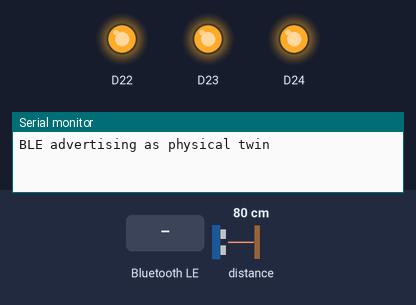
Simulated run of this program. Board: Arduino Nano 33 BLE. On the bench: output pins drawn as LEDs (lit = HIGH), the last lines printed to the serial monitor. Inputs (shaded band) come from the test bench; at power-on: distance to the obstacle 80 cm. Nothing arrives over Bluetooth unless stated; a phone connects over Bluetooth LE 3 s after start.

Above: at 1.2 s.
1.3 s: Bluetooth LE write "flash" received
At 3.15 s:
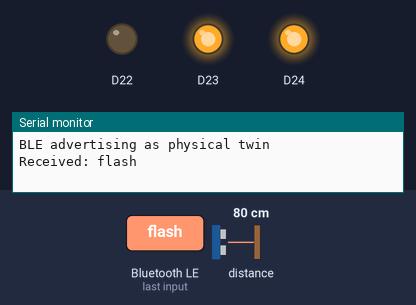
4.3 s: Bluetooth LE write "1" received
Timing chart, 0 to 7.3 s (numbered marks = the images above; inputs shaded):
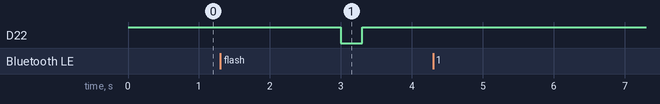

Measured:
- after the input at 1.3 s, D22: HIGH → LOW after 1.7 s, → HIGH 0.30 s later

The program:

main.cpp
```cpp
#include <Arduino.h>
#include <ArduinoBLE.h>
#include <Arduino_APDS9960.h>

#include "led_controller.h"

BLEService twinService("19B10000-E8F2-537E-4F6C-D104768A1214");

// 1. Proximity is a single byte (0-255)
BLEUnsignedCharCharacteristic proximityChar("19B10001-E8F2-537E-4F6C-D104768A1214",
  BLERead | BLENotify);

// 2. Instructions are strings (Make sure to allocate max length buffer, e.g., 20 bytes)
BLEStringCharacteristic instructionChar("19B10002-E8F2-537E-4F6C-D104768A1214",
  BLEWrite, 20);

unsigned long lastSample = 0;

void setup() {
  beginLED();
  setoff();

  Serial.begin(9600);

  /* This while loop is necessary to ensure the Serial connection is established before we proceed with BLE setup.
     On some boards, especially those with native USB, the Serial connection may not be ready immediately after begin() is called.
     By waiting for Serial to be available, we can ensure that our debug prints will actually show up in the console.
  */

  //while (!Serial) {
  //  delay(10);
  //}

  if (!APDS.begin() || !BLE.begin()) {
    while (1);
  }

  // --- ADD THESE ACCELERATOR PLUGINS TO BOOST SCAN DEPTH ---
  // boost_mode: a number, between 0 and 3, that specify the desired power increase.
  // 0 sets boost to 100% (this is the default power value), 1 sets boost to 150%,
  // 2 sets boost to 200% and 3 sets boost to 300%.
  APDS.setLEDBoost(0);

  BLE.setLocalName("PhysicalTwin");
  BLE.setAdvertisedService(twinService);

  twinService.addCharacteristic(proximityChar);
  twinService.addCharacteristic(instructionChar); // Add your new string characteristic
  BLE.addService(twinService);

  BLE.advertise();
  Serial.println("BLE advertising as physical twin");
}

void loop() {
  BLE.poll();

  // Check if laptop sent an instruction string
  if (instructionChar.written()) {
    String command = instructionChar.value();
    command.trim();
    Serial.print("Received: ");
    Serial.println(command);

    if (command == "flash") {
      // Create a quick visible blink
      setred();  // Turn ON
      delay(300);                      // Brief blocking delay is okay for a simple indicator
      setoff(); // Turn OFF
    }
  }

  // Push distance samples up every 100ms
  if (millis() - lastSample > 100) {
    lastSample = millis();
    if (APDS.proximityAvailable()) {
      int prox = APDS.readProximity();
      proximityChar.writeValue(prox);
    }
  }
}
```

led_controller.h
```cpp
void beginLED();
void emitColor(int color);
void setred();
void setyellow();
void setgreen();
void setoff();
```

led_controller.cpp
```cpp
#include <Arduino.h>
#include "led_controller.h"

void setred() {
  digitalWrite(LEDR, LOW);
  digitalWrite(LEDG, HIGH);
  digitalWrite(LEDB, HIGH);
}

void setyellow() {
  digitalWrite(LEDR, LOW);
  digitalWrite(LEDG, LOW);
  digitalWrite(LEDB, HIGH);
}

void setgreen() {
  digitalWrite(LEDR, HIGH);
  digitalWrite(LEDG, LOW);
  digitalWrite(LEDB, HIGH);
}

void setoff() {
  digitalWrite(LEDR, HIGH);
  digitalWrite(LEDG, HIGH);
  digitalWrite(LEDB, HIGH);
}

void beginLED() {
  pinMode(LEDR, OUTPUT);
  pinMode(LEDG, OUTPUT);
  pinMode(LEDB, OUTPUT);
}

void emitColor(int color) {
    if (color == 0) {
        setgreen();
    } else if (color == 1) {
        setyellow();
    } else if (color == 2) {
        setred();
    }
}
```
